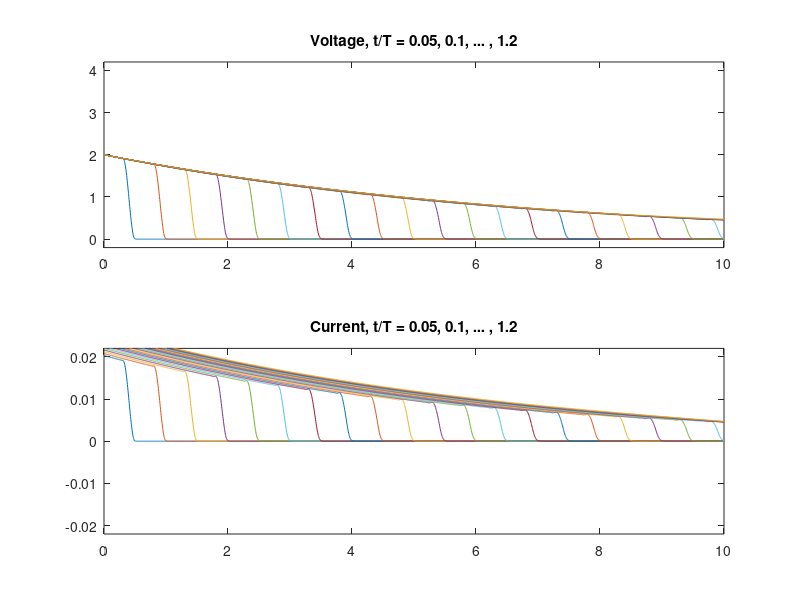

Write MATLAB code to recreate this figure.
% script RR_Ex10_33_telegraphers_eqns_termination
% Simulates the Telegraphers equations, for different possibilities of termination.
% Renaissance Repository, https://github.com/tbewley/RR/tree/main/RR_chap10
% Copyright 2024 by Thomas Bewley, distributed under Modified BSD License.

clear; termination=true      % try both termination=true and termination=false
R=10; G=0.002;               % Try R=0 and G=0.  Also try R=10 and/or G=0.001.
% t1=1e-8, N=200,  Nt=1000;  % Try either these three values...
t1=1e-9, N=2000, Nt=10000;   % ... or (if you are patient) these three values.
L=525e-9; C=52e-12;
Z0=sqrt(L/C), c=1/sqrt(L*C), X=10; T=X/c; h=T/Nt
Delta_x=X/(N+0.5); d=1/Delta_x; A=zeros(2*N,2*N);
figure(1); clf, XV=[0:Delta_x:X]; XI=[Delta_x/2:Delta_x:X];
for i=1:N,
   if i>1, A(2*i-1,2*i-2)= d/L; end, A(2*i-1,2*i-1)=-R/L; A(2*i-1,2*i)=-d/L; 
   if i<N, A(2*i,2*i+1)  =-d/C; end, A(2*i,  2*i  )=-G/C; A(2*i,2*i-1)= d/C;       
end
if termination, A(2*N,2*N)=A(2*N,2*N)-(d/C)/Z0; end
D=sparse(eye(2*N)-A*h/2); E=sparse(eye(2*N)+A*h/2);
n_max=floor(5.050001*T/h); x=zeros(2*N,1); t=0; 
for n=1:n_max
   r=E*x; t=(n-0.5)*h;
   if t<t1, Vleft=(1-cos(pi*t/t1)); else, Vleft=2; end, r(1)=r(1)+(d/L)*h*Vleft;
   x=D\r; t=n*h;
   if termination, Iright=x(2*N)/Z0; else, Iright=0; end
   if mod(n,Nt/20)==0, subplot(2,1,1), plot(XV, [Vleft; x(2:2:2*N)]), axis([0 X -0.2 4.2]), 
                    title(['Voltage, t/T = ',num2str(t/T)]), hold on
                    subplot(2,1,2), plot(XI, [x(1:2:2*N-1); Iright]), axis([0 X -.022 .022]),
                    title(['Current, t/T = ',num2str(t/T)]), hold on, pause(0.2), end
   if termination
      if n==Nt*1.2
         subplot(2,1,1), title(['Voltage, t/T = ',num2str(0.05),', ',num2str(0.1),', ... , ',num2str(t/T)])
         subplot(2,1,2), title(['Current, t/T = ',num2str(0.05),', ',num2str(0.1),', ... , ',num2str(t/T)])
         % print -depsc telegraphers_terminated
         break
     end
   else
      if (n==Nt*1.05) | (n==Nt*1.05) | (n==Nt*1.05) | (n==Nt*1.05)
         subplot(2,1,1), title(['Voltage, t/T = ',num2str(t/T-0.95),', ',num2str(t/T-0.9),', ... , ',num2str(t/T)])
         subplot(2,1,2), title(['Current, t/T = ',num2str(t/T-0.95),', ',num2str(t/T-0.9),', ... , ',num2str(t/T)])
         % print -depsc telegraphers_notermination
         pause, clf
      end
   end
end
